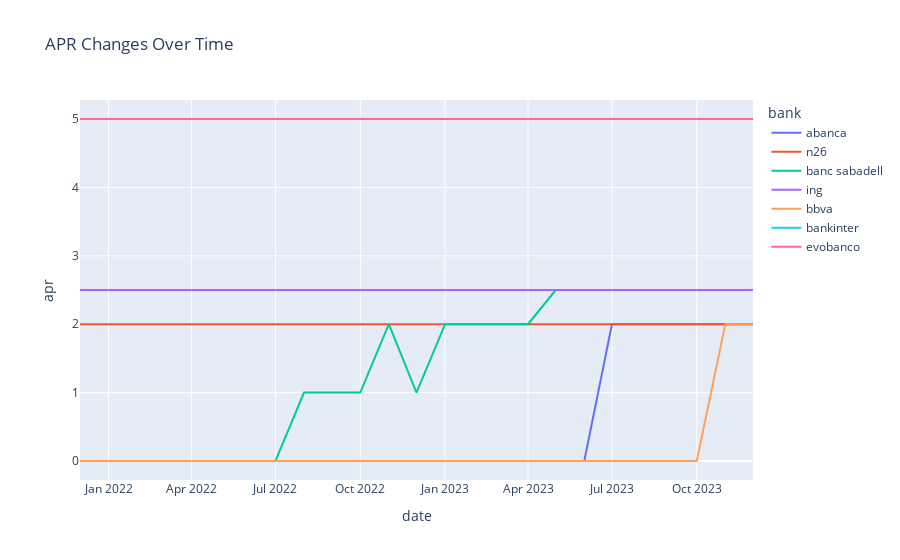

The notebook cell saved with this chart:
### Code cell
# plot incentives (where incentives are > 0) for all banks over time  with plotly in a stacked line chart
# get only banks who have had a non zero incentive
incentive_banks = data.loc[data['apr'] != 0, 'bank'].unique()

plot_data = data[data['bank'].isin(incentive_banks)]

fig = px.line(plot_data, x='date', y='apr', color='bank', title='APR Changes Over Time')
fig.show()

### Figure 1 — Plotly figure (JSON) as saved in the notebook; plotly's stock layout.template omitted (floating-point values rounded to 4 significant figures; data arrays with more than 128 entries replaced by an {"elided": "..."} marker saying what was removed)
{"data": [{"hovertemplate": "bank=abanca<br>date=%{x}<br>apr=%{y}<extra></extra>", "legendgroup": "abanca", "line": {"color": "#636efa", "dash": "solid"}, "marker": {"symbol": "circle"}, "mode": "lines", "name": "abanca", "orientation": "v", "showlegend": true, "type": "scatter", "x": ["2021-12-01", "2021-12-01", "2021-12-01", "2022-01-01", "2022-01-01", "2022-01-01", "2022-02-01", "2022-02-01", "2022-02-01", "2022-03-01", "2022-03-01", "2022-03-01", "2022-04-01", "2022-04-01", "2022-04-01", "2022-05-01", "2022-05-01", "2022-05-01", "2022-06-01", "2022-06-01", "2022-06-01", "2022-07-01", "2022-07-01", "2022-07-01", "2022-08-01", "2022-08-01", "2022-08-01", "2022-09-01", "2022-09-01", "2022-09-01", "2022-10-01", "2022-10-01", "2022-10-01", "2022-11-01", "2022-11-01", "2022-11-01", "2022-12-01", "2022-12-01", "2022-12-01", "2023-01-01", "2023-01-01", "2023-01-01", "2023-02-01", "2023-02-01", "2023-02-01", "2023-03-01", "2023-03-01", "2023-03-01", "2023-04-01", "2023-04-01", "2023-04-01", "2023-05-01", "2023-05-01", "2023-05-01", "2023-06-01", "2023-06-01", "2023-06-01", "2023-07-01", "2023-07-01", "2023-07-01", "2023-08-01", "2023-08-01", "2023-08-01", "2023-09-01", "2023-09-01", "2023-09-01", "2023-10-01", "2023-10-01", "2023-10-01", "2023-11-01", "2023-11-01", "2023-11-01", "2023-12-01", "2023-12-01", "2023-12-01"], "xaxis": "x", "y": [0, 0, 0, 0, 0, 0, 0, 0, 0, 0, 0, 0, 0, 0, 0, 0, 0, 0, 0, 0, 0, 0, 0, 0, 0, 0, 0, 0, 0, 0, 0, 0, 0, 0, 0, 0, 0, 0, 0, 0, 0, 0, 0, 0, 0, 0, 0, 0, 0, 0, 0, 0, 0, 0, 0, 0, 0, 2, 2, 2, 2, 2, 2, 2, 2, 2, 2, 2, 2, 2, 2, 2, 2, 2, 2], "yaxis": "y"}, {"hovertemplate": "bank=n26<br>date=%{x}<br>apr=%{y}<extra></extra>", "legendgroup": "n26", "line": {"color": "#EF553B", "dash": "solid"}, "marker": {"symbol": "circle"}, "mode": "lines", "name": "n26", "orientation": "v", "showlegend": true, "type": "scatter", "x": {"elided": "150 str values"}, "xaxis": "x", "y": {"elided": "150 int values"}, "yaxis": "y"}, {"hovertemplate": "bank=banc sabadell<br>date=%{x}<br>apr=%{y}<extra></extra>", "legendgroup": "banc sabadell", "line": {"color": "#00cc96", "dash": "solid"}, "marker": {"symbol": "circle"}, "mode": "lines", "name": "banc sabadell", "orientation": "v", "showlegend": true, "type": "scatter", "x": ["2021-12-01", "2021-12-01", "2021-12-01", "2021-12-01", "2022-01-01", "2022-01-01", "2022-01-01", "2022-01-01", "2022-02-01", "2022-02-01", "2022-02-01", "2022-02-01", "2022-03-01", "2022-03-01", "2022-03-01", "2022-03-01", "2022-04-01", "2022-04-01", "2022-04-01", "2022-04-01", "2022-05-01", "2022-05-01", "2022-05-01", "2022-05-01", "2022-06-01", "2022-06-01", "2022-06-01", "2022-06-01", "2022-07-01", "2022-07-01", "2022-07-01", "2022-07-01", "2022-08-01", "2022-08-01", "2022-08-01", "2022-08-01", "2022-09-01", "2022-09-01", "2022-09-01", "2022-09-01", "2022-10-01", "2022-10-01", "2022-10-01", "2022-10-01", "2022-11-01", "2022-11-01", "2022-11-01", "2022-11-01", "2022-12-01", "2022-12-01", "2022-12-01", "2022-12-01", "2023-01-01", "2023-01-01", "2023-01-01", "2023-01-01", "2023-02-01", "2023-02-01", "2023-02-01", "2023-02-01", "2023-03-01", "2023-03-01", "2023-03-01", "2023-03-01", "2023-04-01", "2023-04-01", "2023-04-01", "2023-04-01", "2023-05-01", "2023-05-01", "2023-05-01", "2023-05-01", "2023-06-01", "2023-06-01", "2023-06-01", "2023-06-01", "2023-07-01", "2023-07-01", "2023-07-01", "2023-07-01", "2023-08-01", "2023-08-01", "2023-08-01", "2023-08-01", "2023-09-01", "2023-09-01", "2023-09-01", "2023-09-01", "2023-10-01", "2023-10-01", "2023-10-01", "2023-10-01", "2023-11-01", "2023-11-01", "2023-11-01", "2023-11-01", "2023-12-01", "2023-12-01", "2023-12-01", "2023-12-01"], "xaxis": "x", "y": [0, 0, 0, 0, 0, 0, 0, 0, 0, 0, 0, 0, 0, 0, 0, 0, 0, 0, 0, 0, 0, 0, 0, 0, 0, 0, 0, 0, 0, 0, 0, 0, 1, 1, 1, 1, 1, 1, 1, 1, 1, 1, 1, 1, 2, 2, 2, 2, 1, 1, 1, 1, 2, 2, 2, 2, 2, 2, 2, 2, 2, 2, 2, 2, 2, 2, 2, 2, 2.5, 2.5, 2.5, 2.5, 2.5, 2.5, 2.5, 2.5, 2.5, 2.5, 2.5, 2.5, 2.5, 2.5, 2.5, 2.5, 2.5, 2.5, 2.5, 2.5, 2.5, 2.5, 2.5, 2.5, 2.5, 2.5, 2.5, 2.5, 2.5, 2.5, 2.5, 2.5], "yaxis": "y"}, {"hovertemplate": "bank=ing<br>date=%{x}<br>apr=%{y}<extra></extra>", "legendgroup": "ing", "line": {"color": "#ab63fa", "dash": "solid"}, "marker": {"symbol": "circle"}, "mode": "lines", "name": "ing", "orientation": "v", "showlegend": true, "type": "scatter", "x": {"elided": "200 str values"}, "xaxis": "x", "y": {"elided": "200 float values"}, "yaxis": "y"}, {"hovertemplate": "bank=bbva<br>date=%{x}<br>apr=%{y}<extra></extra>", "legendgroup": "bbva", "line": {"color": "#FFA15A", "dash": "solid"}, "marker": {"symbol": "circle"}, "mode": "lines", "name": "bbva", "orientation": "v", "showlegend": true, "type": "scatter", "x": ["2021-12-01", "2021-12-01", "2021-12-01", "2022-01-01", "2022-01-01", "2022-01-01", "2022-02-01", "2022-02-01", "2022-02-01", "2022-03-01", "2022-03-01", "2022-03-01", "2022-04-01", "2022-04-01", "2022-04-01", "2022-05-01", "2022-05-01", "2022-05-01", "2022-06-01", "2022-06-01", "2022-06-01", "2022-07-01", "2022-07-01", "2022-07-01", "2022-08-01", "2022-08-01", "2022-08-01", "2022-09-01", "2022-09-01", "2022-09-01", "2022-10-01", "2022-10-01", "2022-10-01", "2022-11-01", "2022-11-01", "2022-11-01", "2022-12-01", "2022-12-01", "2022-12-01", "2023-01-01", "2023-01-01", "2023-01-01", "2023-02-01", "2023-02-01", "2023-02-01", "2023-03-01", "2023-03-01", "2023-03-01", "2023-04-01", "2023-04-01", "2023-04-01", "2023-05-01", "2023-05-01", "2023-05-01", "2023-06-01", "2023-06-01", "2023-06-01", "2023-07-01", "2023-07-01", "2023-07-01", "2023-08-01", "2023-08-01", "2023-08-01", "2023-09-01", "2023-09-01", "2023-09-01", "2023-10-01", "2023-10-01", "2023-10-01", "2023-11-01", "2023-11-01", "2023-11-01", "2023-12-01", "2023-12-01", "2023-12-01"], "xaxis": "x", "y": [0, 0, 0, 0, 0, 0, 0, 0, 0, 0, 0, 0, 0, 0, 0, 0, 0, 0, 0, 0, 0, 0, 0, 0, 0, 0, 0, 0, 0, 0, 0, 0, 0, 0, 0, 0, 0, 0, 0, 0, 0, 0, 0, 0, 0, 0, 0, 0, 0, 0, 0, 0, 0, 0, 0, 0, 0, 0, 0, 0, 0, 0, 0, 0, 0, 0, 0, 0, 0, 2, 2, 2, 2, 2, 2], "yaxis": "y"}, {"hovertemplate": "bank=bankinter<br>date=%{x}<br>apr=%{y}<extra></extra>", "legendgroup": "bankinter", "line": {"color": "#19d3f3", "dash": "solid"}, "marker": {"symbol": "circle"}, "mode": "lines", "name": "bankinter", "orientation": "v", "showlegend": true, "type": "scatter", "x": ["2021-12-01", "2021-12-01", "2021-12-01", "2022-01-01", "2022-01-01", "2022-01-01", "2022-02-01", "2022-02-01", "2022-02-01", "2022-03-01", "2022-03-01", "2022-03-01", "2022-04-01", "2022-04-01", "2022-04-01", "2022-05-01", "2022-05-01", "2022-05-01", "2022-06-01", "2022-06-01", "2022-06-01", "2022-07-01", "2022-07-01", "2022-07-01", "2022-08-01", "2022-08-01", "2022-08-01", "2022-09-01", "2022-09-01", "2022-09-01", "2022-10-01", "2022-10-01", "2022-10-01", "2022-11-01", "2022-11-01", "2022-11-01", "2022-12-01", "2022-12-01", "2022-12-01", "2023-01-01", "2023-01-01", "2023-01-01", "2023-02-01", "2023-02-01", "2023-02-01", "2023-03-01", "2023-03-01", "2023-03-01", "2023-04-01", "2023-04-01", "2023-04-01", "2023-05-01", "2023-05-01", "2023-05-01", "2023-06-01", "2023-06-01", "2023-06-01", "2023-07-01", "2023-07-01", "2023-07-01", "2023-08-01", "2023-08-01", "2023-08-01", "2023-09-01", "2023-09-01", "2023-09-01", "2023-10-01", "2023-10-01", "2023-10-01", "2023-11-01", "2023-11-01", "2023-11-01", "2023-12-01", "2023-12-01", "2023-12-01"], "xaxis": "x", "y": [5, 5, 5, 5, 5, 5, 5, 5, 5, 5, 5, 5, 5, 5, 5, 5, 5, 5, 5, 5, 5, 5, 5, 5, 5, 5, 5, 5, 5, 5, 5, 5, 5, 5, 5, 5, 5, 5, 5, 5, 5, 5, 5, 5, 5, 5, 5, 5, 5, 5, 5, 5, 5, 5, 5, 5, 5, 5, 5, 5, 5, 5, 5, 5, 5, 5, 5, 5, 5, 5, 5, 5, 5, 5, 5], "yaxis": "y"}, {"hovertemplate": "bank=evobanco<br>date=%{x}<br>apr=%{y}<extra></extra>", "legendgroup": "evobanco", "line": {"color": "#FF6692", "dash": "solid"}, "marker": {"symbol": "circle"}, "mode": "lines", "name": "evobanco", "orientation": "v", "showlegend": true, "type": "scatter", "x": ["2021-12-01", "2021-12-01", "2021-12-01", "2021-12-01", "2022-01-01", "2022-01-01", "2022-01-01", "2022-01-01", "2022-02-01", "2022-02-01", "2022-02-01", "2022-02-01", "2022-03-01", "2022-03-01", "2022-03-01", "2022-03-01", "2022-04-01", "2022-04-01", "2022-04-01", "2022-04-01", "2022-05-01", "2022-05-01", "2022-05-01", "2022-05-01", "2022-06-01", "2022-06-01", "2022-06-01", "2022-06-01", "2022-07-01", "2022-07-01", "2022-07-01", "2022-07-01", "2022-08-01", "2022-08-01", "2022-08-01", "2022-08-01", "2022-09-01", "2022-09-01", "2022-09-01", "2022-09-01", "2022-10-01", "2022-10-01", "2022-10-01", "2022-10-01", "2022-11-01", "2022-11-01", "2022-11-01", "2022-11-01", "2022-12-01", "2022-12-01", "2022-12-01", "2022-12-01", "2023-01-01", "2023-01-01", "2023-01-01", "2023-01-01", "2023-02-01", "2023-02-01", "2023-02-01", "2023-02-01", "2023-03-01", "2023-03-01", "2023-03-01", "2023-03-01", "2023-04-01", "2023-04-01", "2023-04-01", "2023-04-01", "2023-05-01", "2023-05-01", "2023-05-01", "2023-05-01", "2023-06-01", "2023-06-01", "2023-06-01", "2023-06-01", "2023-07-01", "2023-07-01", "2023-07-01", "2023-07-01", "2023-08-01", "2023-08-01", "2023-08-01", "2023-08-01", "2023-09-01", "2023-09-01", "2023-09-01", "2023-09-01", "2023-10-01", "2023-10-01", "2023-10-01", "2023-10-01", "2023-11-01", "2023-11-01", "2023-11-01", "2023-11-01", "2023-12-01", "2023-12-01", "2023-12-01", "2023-12-01"], "xaxis": "x", "y": [5, 5, 5, 5, 5, 5, 5, 5, 5, 5, 5, 5, 5, 5, 5, 5, 5, 5, 5, 5, 5, 5, 5, 5, 5, 5, 5, 5, 5, 5, 5, 5, 5, 5, 5, 5, 5, 5, 5, 5, 5, 5, 5, 5, 5, 5, 5, 5, 5, 5, 5, 5, 5, 5, 5, 5, 5, 5, 5, 5, 5, 5, 5, 5, 5, 5, 5, 5, 5, 5, 5, 5, 5, 5, 5, 5, 5, 5, 5, 5, 5, 5, 5, 5, 5, 5, 5, 5, 5, 5, 5, 5, 5, 5, 5, 5, 5, 5, 5, 5], "yaxis": "y"}], "layout": {"legend": {"title": {"text": "bank"}, "tracegroupgap": 0}, "title": {"text": "APR Changes Over Time"}, "xaxis": {"anchor": "y", "domain": [0, 1], "title": {"text": "date"}}, "yaxis": {"anchor": "x", "domain": [0, 1], "title": {"text": "apr"}}}}
